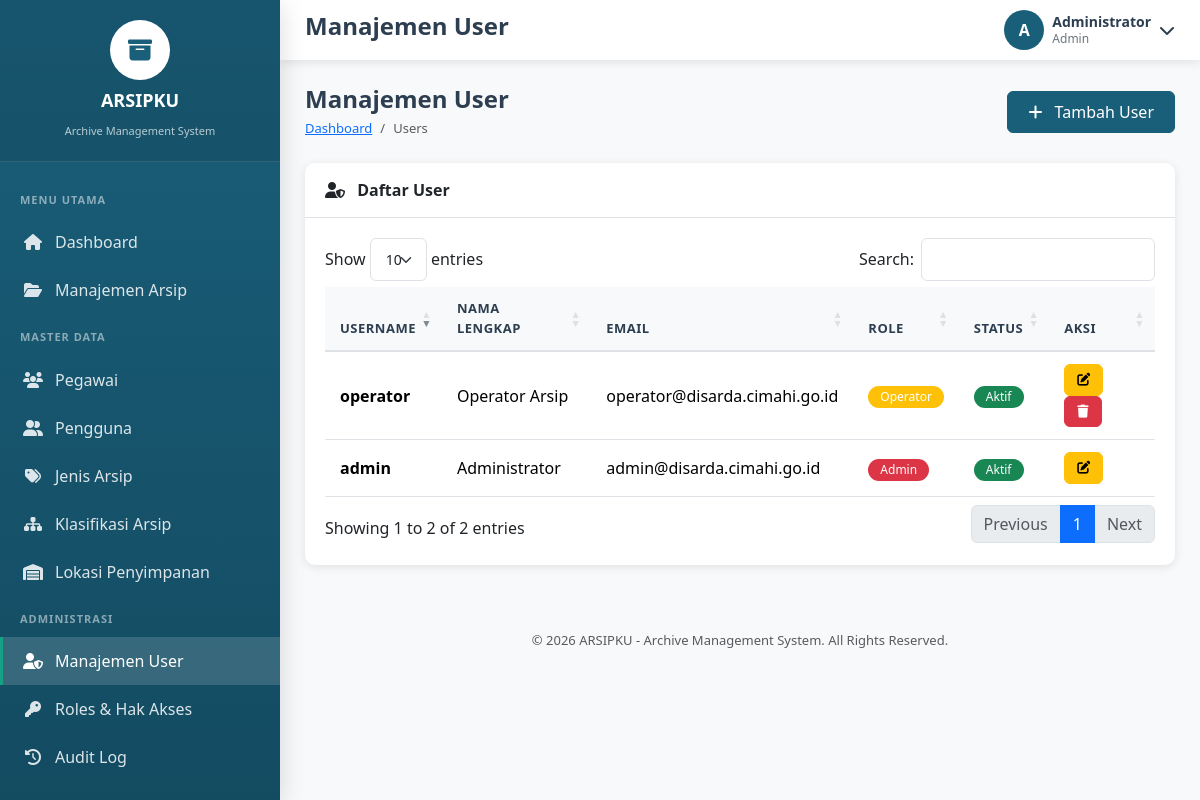
The page /users.php (signed in) on the database as committed earlier.
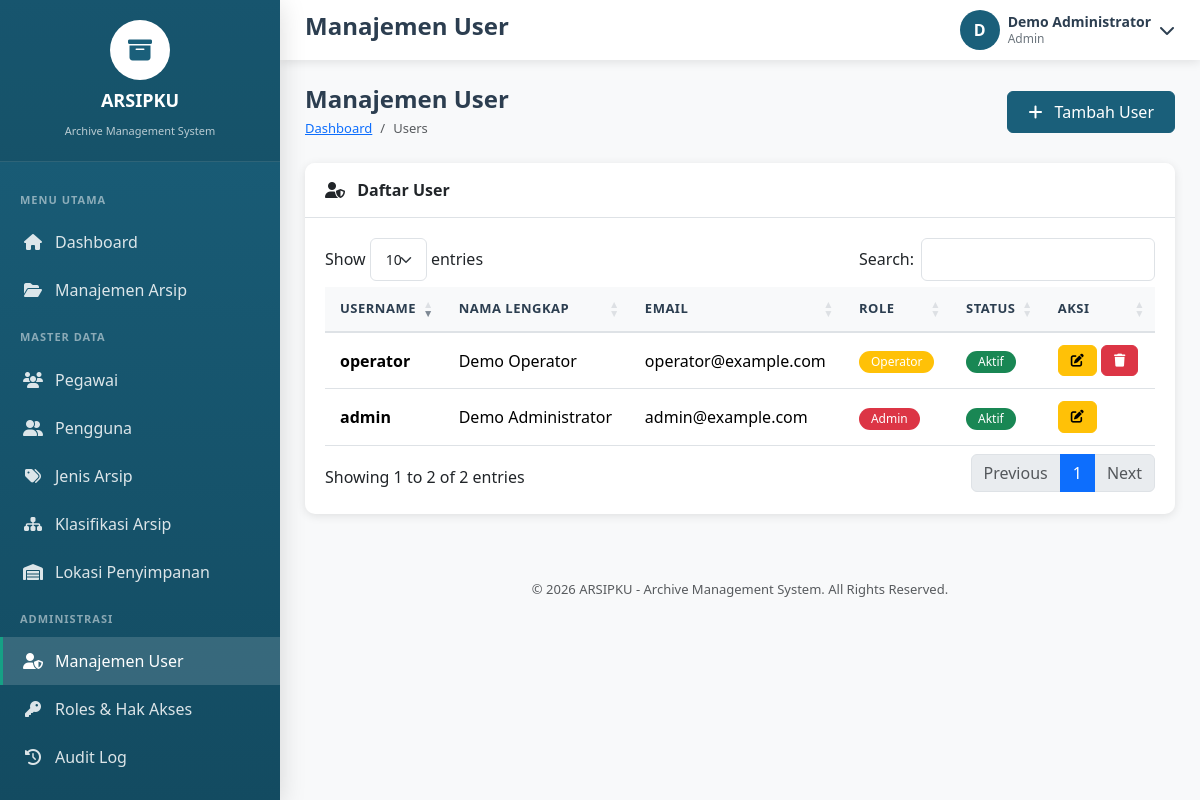
The same page on the database as committed later.
### tables this page shows
CREATE TABLE Users (
    ID_User INT PRIMARY KEY AUTO_INCREMENT,
    Username VARCHAR(100) NOT NULL UNIQUE,
    Password VARCHAR(255) NOT NULL,
    Nama_Lengkap VARCHAR(255) NOT NULL,
    Email VARCHAR(255) UNIQUE,
    Role ENUM('Admin', 'Operator', 'Viewer') DEFAULT 'Viewer',
    Status ENUM('Aktif', 'Nonaktif') DEFAULT 'Aktif',
    Created_At TIMESTAMP DEFAULT CURRENT_TIMESTAMP,
    Last_Login TIMESTAMP NULL
);

### users.php (the view, shortened to what this page needs)
<?php
$pageTitle = 'Manajemen User';
require_once 'includes/header.php';
$db = getDB();
$userList = $db->query("
    SELECT *
    FROM Users
    ORDER BY ID_User DESC
")->fetchAll();
require_once 'includes/sidebar.php';
require_once 'includes/topbar.php';
?>
<div class="page-header d-flex justify-content-between align-items-center">
<div>
<h1 class="page-title">
Manajemen User
</h1>
<nav aria-label="breadcrumb">
<ol class="breadcrumb">
<li class="breadcrumb-item">
<a href="index.php">
Dashboard
</a>
</li>
<li class="breadcrumb-item active">
Users
</li>
</ol>
</nav>
</div>
<button
class="btn btn-primary"
data-bs-toggle="modal"
data-bs-target="#addModal">
<i class="fas fa-plus me-2"></i>
Tambah User
</button>
</div>
<div class="card">
<div class="card-header">
<i class="fas fa-user-shield me-2"></i>
Daftar User
</div>
<div class="card-body">
<div class="table-responsive">
<table class="table data-table table-hover">
<thead>
<tr>
<th>Username</th>
<th>Nama Lengkap</th>
<th>Email</th>
<th>Role</th>
<th>Status</th>
<th>Aksi</th>
</tr>
</thead>
<tbody>
<?php foreach($userList as $user): ?>
<tr>
<td>
<strong>
<?= htmlspecialchars($user['Username']) ?>
</strong>
</td>
<td>
<?= htmlspecialchars($user['Nama_Lengkap']) ?>
</td>
<td>
<?= htmlspecialchars($user['Email'] ?? '-') ?>
</td>
<td>
<span class="badge
<?=
$user['Role']=='Admin'
?
'bg-danger'
:
($user['Role']=='Operator'
?
'bg-warning'
:
'bg-secondary')
?>">
<?= htmlspecialchars($user['Role']) ?>
</span>
</td>
<td>
<span class="badge
<?=
$user['Status']=='Aktif'
?
'bg-success'
:
'bg-secondary'
?>">
<?= htmlspecialchars($user['Status']) ?>
</span>
</td>
<td>
<button
class="btn btn-sm btn-warning"
onclick='editUser(<?= json_encode($user) ?>)'>
<i class="fas fa-edit"></i>
</button>
<?php if($user['ID_User'] != $_SESSION['user_id']): ?>
<form method="POST" style="display:inline">
<button
type="submit"
class="btn btn-sm btn-danger"
onclick="return confirm('Hapus user ini?')">
<i class="fas fa-trash"></i>
</button>
</form>
<?php endif; ?>
</td>
</tr>
<?php endforeach; ?>
</tbody>
</table>
</div>
</div>
</div>
<?php require_once 'includes/footer.php'; ?>

### includes/topbar.php (shortened to what this page needs)
<main class="main-content">
    <header class="top-header">
        <div class="header-left">
            <h4><?= $pageTitle ?? 'Dashboard' ?></h4>
        </div>
        <div class="header-right">
            <div class="user-info dropdown">
                <div class="d-flex align-items-center" data-bs-toggle="dropdown" style="cursor: pointer;">
                    <div class="user-avatar">
                        <?= strtoupper(substr($_SESSION['user_name'] ?? 'U', 0, 1)) ?>
                    </div>
                    <div class="user-details ms-2">
                        <div class="name"><?= $_SESSION['user_name'] ?? 'User' ?></div>
                        <div class="role"><?= $_SESSION['user_role'] ?? 'Viewer' ?></div>
                    </div>
                    <i class="fas fa-chevron-down ms-2"></i>
                </div>
            </div>
        </div>
    </header>
    <div class="page-content">

Rows that differ between the two databases and show on the page:
changed users "operator": Nama_Lengkap "Operator Arsip" → "Demo Operator"; Email "operator@disarda.cimahi.go.id" → "operator@example.com"
changed users "admin": Nama_Lengkap "Administrator" → "Demo Administrator"; Email "admin@disarda.cimahi.go.id" → "admin@example.com"
Other text that changed with them:
substr($_SESSION['user_name'] ?? 'U', 0, 1): "A" → "D"
$_SESSION['user_name']: "Administrator" → "Demo Administrator"
